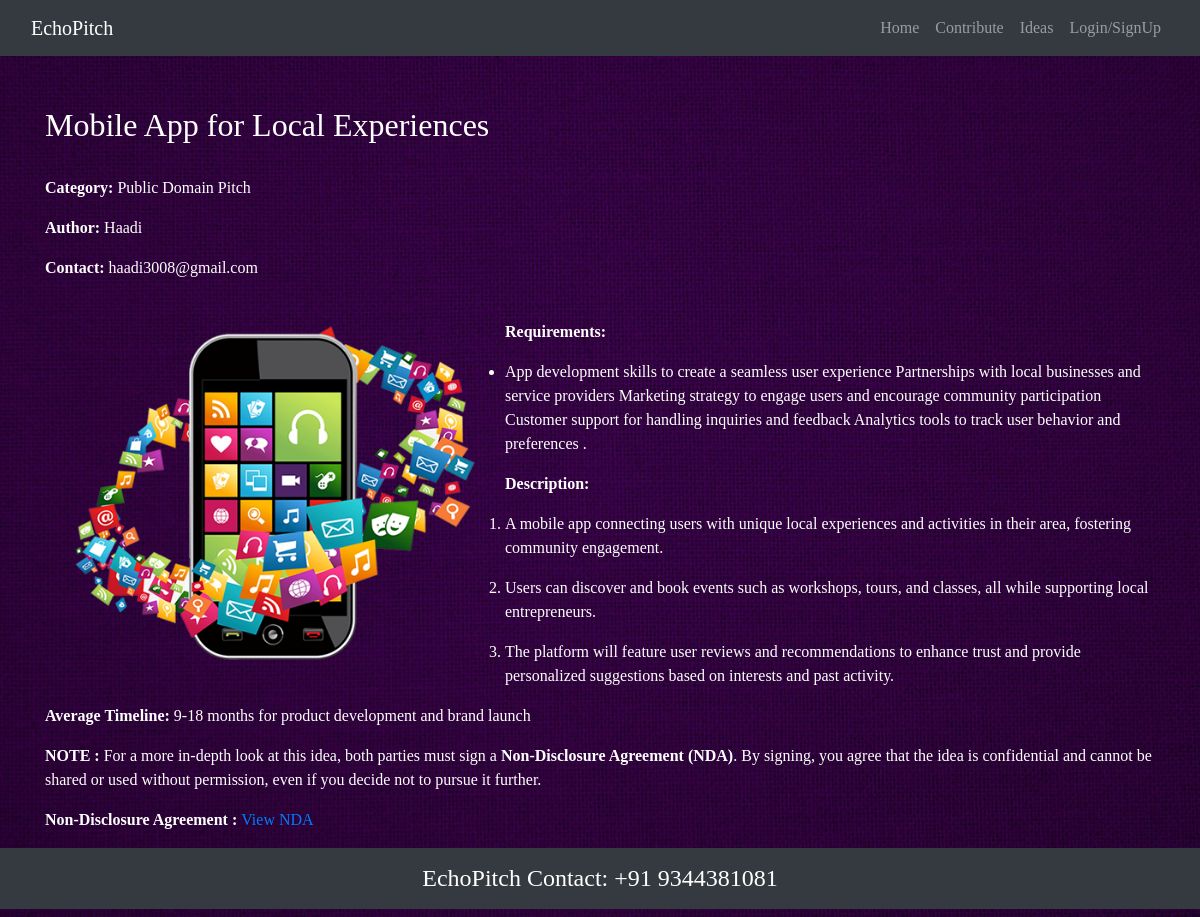
Screenshot of /fullrecipe.php?title=Mobile+App+for+Local+Experiences with the database file from the repository.
### tables this page shows
CREATE TABLE `recipe` (
  `Title` varchar(255) NOT NULL,
  `category` varchar(50) NOT NULL,
  `user_name` varchar(100) NOT NULL,
  `img_url` varchar(255) NOT NULL
);

CREATE TABLE `ratings` (
  `Title` varchar(255) NOT NULL,
  `rating` varchar(50) NOT NULL
);

CREATE TABLE `ingredient` (
  `Title` varchar(255) NOT NULL,
  `Ingredients` text NOT NULL
);

CREATE TABLE `instruction` (
  `Title` varchar(255) NOT NULL,
  `instructions` text NOT NULL
);

CREATE TABLE `dietary_info` (
  `Title` varchar(255) NOT NULL,
  `diet_info` varchar(255) NOT NULL
);

### fullrecipe.php (the view, shortened to what this page needs)
<?php
$host = 'localhost';
$username = 'root';
$password = '';
$database = 'recipe_db';
$ndaUrl = "";
$conn = new mysqli($host, $username, $password, $database);
if(isset($_GET['title'])) {
    $title = $_GET['title'];
    $sql = "SELECT * FROM recipe WHERE Title = '$title'";
    $sql1 = "SELECT * FROM ingredient WHERE Title = '$title'";
    $sql2 = "SELECT * FROM instruction WHERE Title = '$title'";
    $sql3 = "SELECT * FROM ratings WHERE Title = '$title'";
    $sql4 = "SELECT * FROM dietary_info WHERE Title = '$title'";
    $result = $conn->query($sql);
    $result1 = $conn->query($sql1);
    $result2 = $conn->query($sql2);
    $result3 = $conn->query($sql3);
    $result4 = $conn->query($sql4);
    if ($result->num_rows > 0 && $result1->num_rows > 0 && $result2->num_rows > 0 && $result3->num_rows > 0 && $result4->num_rows > 0) {
        $row = $result->fetch_assoc();
        $row1 = $result1->fetch_assoc();
        $row2 = $result2->fetch_assoc();
        $row3 = $result3->fetch_assoc();
        $row4 = $result4->fetch_assoc();
        ?>
        <!DOCTYPE html>
        <html lang="en">
        <head>
            <link rel="stylesheet" href="https://maxcdn.bootstrapcdn.com/bootstrap/4.5.2/css/bootstrap.min.css">
        </head>
        <body>
            <?php include 'menu.php'; ?>
            <div class="container recipe-details">
                <div class="row">
                    <div class="col-md-12">
                        <h2><?php echo $row['Title']; ?></h2><br>
                        <p><strong>Category:</strong> <?php echo $row['category']; ?></p>
                        <p><strong>Author:</strong> <?php echo $row['user_name']; ?></p>
                        <p><strong>Contact:</strong> <?php echo $row3['rating']; ?></p>
                        <img src=<?php echo $row['img_url']; ?> alt="Recipe Image" class="img-fluid mb-3" height=400px width=400px>
                        <br>
                        <?php
                            $ingredients = explode(",", $row1['Ingredients']);
                        ?>
                        <p><strong>Requirements:</strong></p>
                        <ul>
                            <?php
                            foreach ($ingredients as $ingredient) {
                                if (!empty(trim($ingredient))) {
                                    echo "<li>$ingredient.</li>";
                                }
                            }
                            ?>
                        </ul>
                        <?php
                            $instructions = explode(".", $row2['instructions']);
                        ?>
                        <p><strong>Description:</strong></p>
                        <ol>
                        <?php
                            foreach ($instructions as $instruction) {
                                if (!empty(trim($instruction))) {
                                    echo "<li><p>$instruction.</p></li>";
                                }
                            }
                        ?>
                        </ol>
                        <p><strong>Average Timeline:</strong> <?php echo $row4['diet_info']; ?></p>
                        <p><b>NOTE : </b>For a more in-depth look at this idea, both parties must sign a
        <strong>Non-Disclosure Agreement (NDA)</strong>. By signing, you agree that the idea is confidential
        and cannot be shared or used without permission, even if you decide not to pursue it further.
                        <p><b>Non-Disclosure Agreement : </b><a href="<?php echo $ndaUrl; ?>" target="_blank">View NDA</a></p>
                    </div>
                </div>
            </div>
        </body>
        <footer>
            <h4 class="p-3 bg-dark text-white text-center">EchoPitch Contact: +91 9344381081</h4>
        </footer>
        </html>
        <?php
    } else {
        echo "Idea not found";
    }
} else {
    echo "No Idea specified";
}
?>

### fullrecipe.php (style rules this page uses)
body { background-image: url("images/bgpur.jpg"); background-size: cover; background-repeat: no-repeat; background-attachment: fixed; background-position: center; background-color: #2b2b2b; font-family: Georgia, 'Times New Roman', Times, serif; color: white; }
.recipe-details { margin-top: 50px; }
img { float: left; margin: 30px; }

### rows the page displays
recipe: Title "Mobile App for Local Experiences", category "Public Domain Pitch", user_name "Haadi", img_url (picture)
ratings: rating "haadi3008@gmail.com"
ingredient: Ingredients "App development skills to create a seamless user experience Partnerships with local businesses and service providers Marketing strategy to engage users and encourage community participation Customer support for handling inquiries and feedback Analytics tools to track user behavior and preferences"
instruction: instructions "A mobile app connecting users with unique local experiences and activities in their area, fostering community engagement", instructions "Users can discover and book events such as workshops, tours, and classes, all while supporting local entrepreneurs", instructions "The platform will feature user reviews and recommendations to enhance trust and provide personalized suggestions based on interests and past activity"
dietary_info: diet_info "9-18 months for product development and brand launch"
